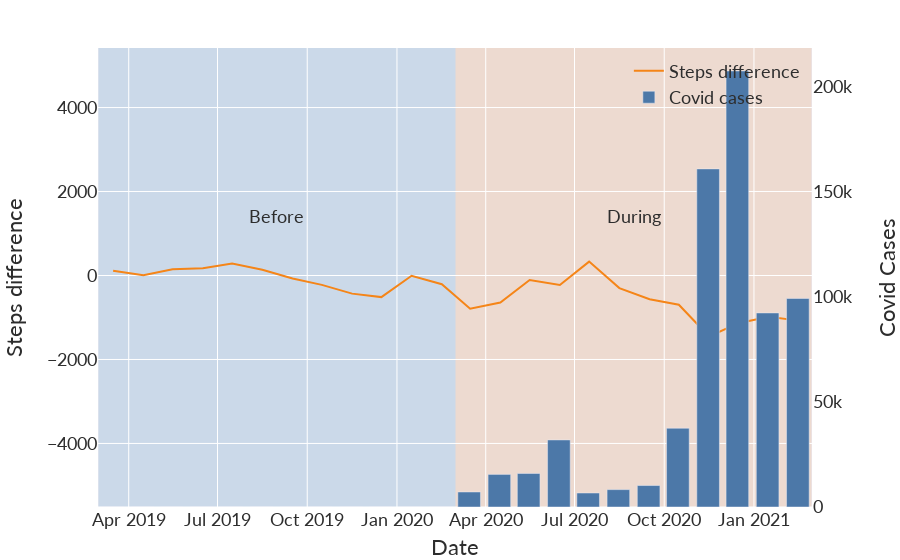

The cell this chart's notebook holds for it:
### Code cell
steps = go.Line(x=months_diff['month'], y=months_diff['diff'], name="Steps difference", mode="lines", line=dict(color=px.colors.qualitative.T10[1]))
cases = go.Bar(x=covid_cases['date'], y=covid_cases['cases'], name="Covid cases", yaxis='y2', marker_color=px.colors.qualitative.T10[0])


layout = go.Layout(xaxis=dict(title="Date"),
                   yaxis=dict(title='Steps difference', scaleanchor="y2", scaleratio=20),
                   yaxis2=dict(title='Covid Cases',
                               overlaying='y',
                               showgrid=False,
                               side='right'))

fig = go.Figure(data=[steps, cases], layout=layout)
annotate_before_after(fig)
style_plot(fig)
fig.show()

### Figure 1 — Plotly figure (JSON) as saved in the notebook; plotly's stock layout.template omitted (floating-point values rounded to 4 significant figures)
{"data": [{"line": {"color": "#F58518"}, "mode": "lines", "name": "Steps difference", "type": "scatter", "x": ["2019-03-16", "2019-04-16", "2019-05-16", "2019-06-16", "2019-07-16", "2019-08-16", "2019-09-16", "2019-10-16", "2019-11-16", "2019-12-16", "2020-01-16", "2020-02-16", "2020-03-16", "2020-04-16", "2020-05-16", "2020-06-16", "2020-07-16", "2020-08-16", "2020-09-16", "2020-10-16", "2020-11-16", "2020-12-16", "2021-01-16", "2021-02-16"], "y": [113.8, 6.368, 147.9, 175.6, 284.9, 138.5, -71.74, -222.6, -432.2, -514.2, -6.368, -206.7, -791.8, -642.1, -108.1, -227.0, 331.0, -299.9, -566.9, -697.0, -1453.0, -1135.0, -985.5, -1075.0]}, {"marker": {"color": "#4C78A8"}, "name": "Covid cases", "type": "bar", "x": ["2019-03-15T00:00:00", "2019-04-15T00:00:00", "2019-05-15T00:00:00", "2019-06-15T00:00:00", "2019-07-15T00:00:00", "2019-08-15T00:00:00", "2019-09-15T00:00:00", "2019-10-15T00:00:00", "2019-11-15T00:00:00", "2019-12-15T00:00:00", "2020-01-15T00:00:00", "2020-02-15T00:00:00", "2020-03-15T00:00:00", "2020-04-15T00:00:00", "2020-05-15T00:00:00", "2020-06-15T00:00:00", "2020-07-15T00:00:00", "2020-08-15T00:00:00", "2020-09-15T00:00:00", "2020-10-15T00:00:00", "2020-11-15T00:00:00", "2020-12-15T00:00:00", "2021-01-15T00:00:00", "2021-02-15T00:00:00"], "y": [0, 0, 0, 0, 0, 0, 0, 0, 0, 0, 0, 14, 7159, 15527, 15961, 31951, 6673, 8285, 10233, 37527, 161065, 207718, 92437, 99336], "yaxis": "y2"}], "layout": {"annotations": [{"showarrow": false, "text": "Before", "x": "2019-08-31T00:00:00", "y": 1425}, {"showarrow": false, "text": "During", "x": "2020-08-30T12:00:00", "y": 1425}], "autosize": true, "font": {"color": "#2D2D2D", "family": "Lato, sans-serif", "size": 18}, "legend": {"bgcolor": "rgba(255,255,255, 0.0)", "x": 0.99, "xanchor": "right", "y": 0.99, "yanchor": "top"}, "margin": {"b": 32, "l": 0, "r": 0, "t": 48}, "shapes": [{"fillcolor": "#1F77B4", "layer": "below", "line": {"width": 0}, "opacity": 0.15, "type": "rect", "x0": "2019-03-01T00:00:00", "x1": "2020-03-01T00:00:00", "xref": "x", "y0": 0, "y1": 1, "yref": "y domain"}, {"fillcolor": "#FF7F0E", "layer": "below", "line": {"width": 0}, "opacity": 0.15, "type": "rect", "x0": "2020-03-01T00:00:00", "x1": "2021-03-01T00:00:00", "xref": "x", "y0": 0, "y1": 1, "yref": "y domain"}], "title": {"font": {"size": 24}}, "xaxis": {"autorange": true, "range": ["2019-02-28 12:00", "2021-03-01 12:00"], "tickfont": {"size": 18}, "tickformat": "%b %Y", "title": {"text": "Date"}, "type": "date"}, "yaxis": {"autorange": true, "domain": [0, 1], "range": [-5509.0, 5423.0], "scaleanchor": "y2", "scaleratio": 20, "tickfont": {"size": 18}, "title": {"standoff": 32, "text": "Steps difference"}, "type": "linear"}, "yaxis2": {"autorange": true, "domain": [0, 1], "overlaying": "y", "range": [0, 218700.0], "showgrid": false, "side": "right", "title": {"standoff": 32, "text": "Covid Cases"}, "type": "linear"}}}
